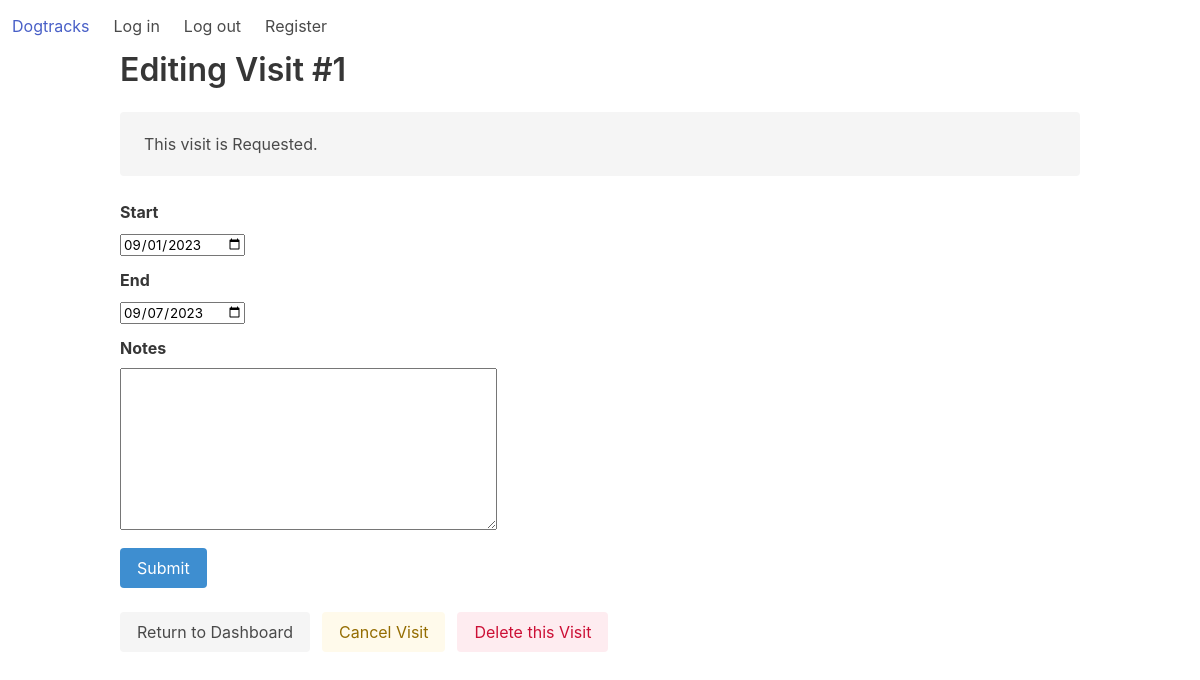
The page /dogtracks/update-visit/1 (signed in) on the database as committed earlier.
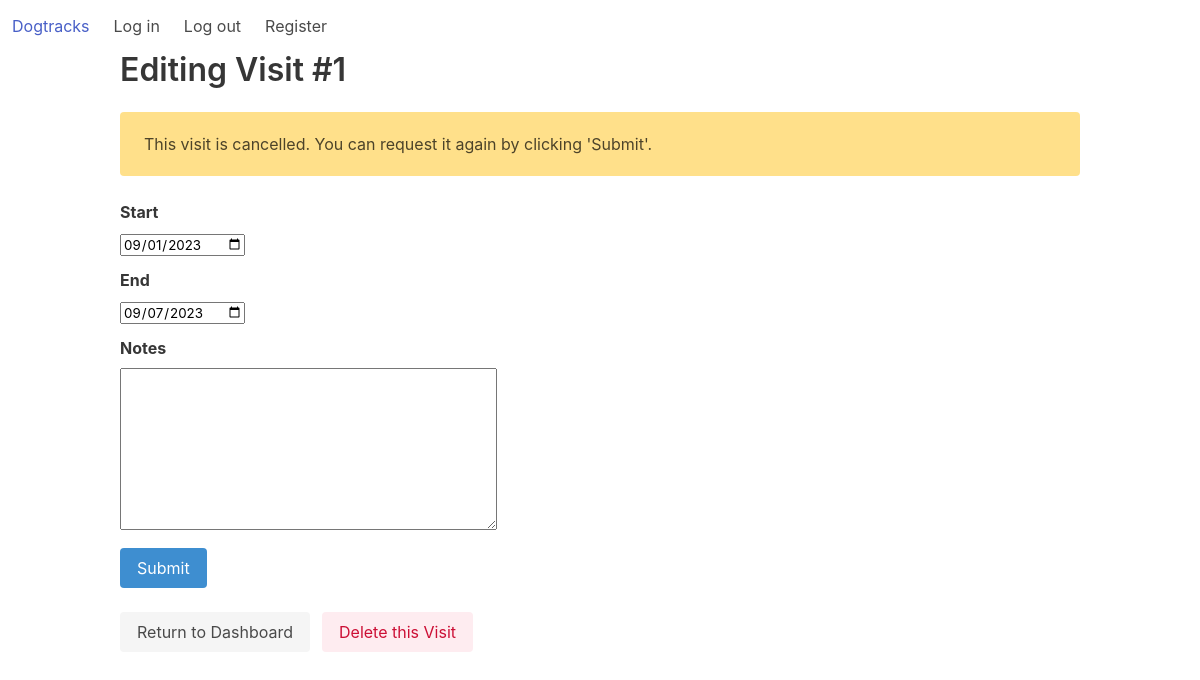
The same page on the database as committed later.
### dogtracks/models.py (models this page shows, shortened)
class Visit(models.Model):
	CHOICES = (('request','Requested'), ('confirm', 'Confirmed'), ('complete', 'Completed'), ('cancel','Cancelled'))
	requester = models.ForeignKey(User, related_name='visits', on_delete=models.SET_NULL, null=True)
	status = models.CharField(choices=CHOICES, max_length=10, default='request')
	start = models.DateField(auto_now=False,auto_now_add=False)
	end = models.DateField(auto_now=False,auto_now_add=False)
	notes = models.TextField(null=True, blank=True)

### dogtracks/views.py (the view)
# urls.py: path('update-visit/<int:id>', views.edit_visit, name="update_visit"),
def edit_visit(request, id=None):
	if id:
		visit = Visit.objects.filter(id=id).first()
		title = f"Editing Visit #{visit.id}"
		if visit.requester != request.user:
			return HttpResponseForbidden()
	else:
		visit = Visit(requester=request.user)
		title = "Request a Visit"
	if request.method == 'POST':
		form = VisitForm(request.POST, instance=visit)
		if form.is_valid():
			visit.status = 'request'
			visit.save()
			return HttpResponseRedirect(reverse('index'))
	elif request.method == 'GET':
		form = VisitForm(instance=visit)
	context = {"form": form,
				"title": title}
	return render(request, 'dogtracks/visit-form.html', context)

### dogtracks/models.py (shortened to what this page needs)
class VisitForm(ModelForm):
	class Meta:
		model = Visit
		fields = ['start', 'end', 'notes']
		widgets = {
					'start': forms.NumberInput(attrs={'type': 'date'}),
					'end': forms.NumberInput(attrs={'type': 'date'})
					}

### dogtracks/templates/dogtracks/visit-form.html (shortened to what this page needs)
{% extends 'dogtracks/template.html' %}
{% load static %}
{% block content %}
<div class="container">
	<h1 class="title">{{ title }}</h1>
	{% if form.instance.status == 'cancel' %}
	<div class="notification is-warning">
        This visit is cancelled. You can request it again by clicking 'Submit'.
    </div>
    {% else %}
    <div class="notification">
    	This visit is {{ form.instance.get_status_display }}.
    </div>
	{% endif %}
	<form action="" method="post">
		<div class="field">
			<label class="label">{{ form.start.label }}</label>
			<div class="control">
				{{ form.start }}
			</div>
		</div>
		<div class="field">
			<label class="label">{{ form.end.label }}</label>
			<div class="control">
				{{ form.end }}
			</div>
		</div>
		<div class="field">
			<label class="label">{{ form.notes.label }}</label>
			<div class="control">
				{{ form.notes }}
			</div>
		</div>
		<div class="field">
			<div class="control">
				<input id="btn-submit-visit" class="button is-info" type="submit" value="Submit" />
			</div>
		</div>
	</form>
	<br>
	<div class="field is-grouped">
		<div class="control">
			<button id="btn-cancel-changes" class="button is-light">
				Return to Dashboard
			</button>
		</div>
		{% if form.instance.status != 'cancel' %}
		<div class="control">
			<a class="button is-warning is-light is-link"
			href="/dogtracks/change-visit-status/{{ form.instance.id }}">
			Cancel Visit
			</a>
		</div>
		{% endif %}
		{% if form.instance.id %}
		<div class="control">
			<a class="button is-danger is-light is-link"
			href="/dogtracks/remove-visit/{{ form.instance.id }}">
				Delete this Visit
			</a>
		</div>
		{% endif %}
	</div>
</div>
{% endblock %}

Rows that differ between the two databases and show on the page:
changed Visit: status "request" → "cancel" (drawn); instance.status "Requested" → (not shown)
Other text that changed with them:
text no longer shown: "This visit is . Cancel Visit"
text now shown: "This visit is cancelled. You can request it again by clicking 'Submit'."
